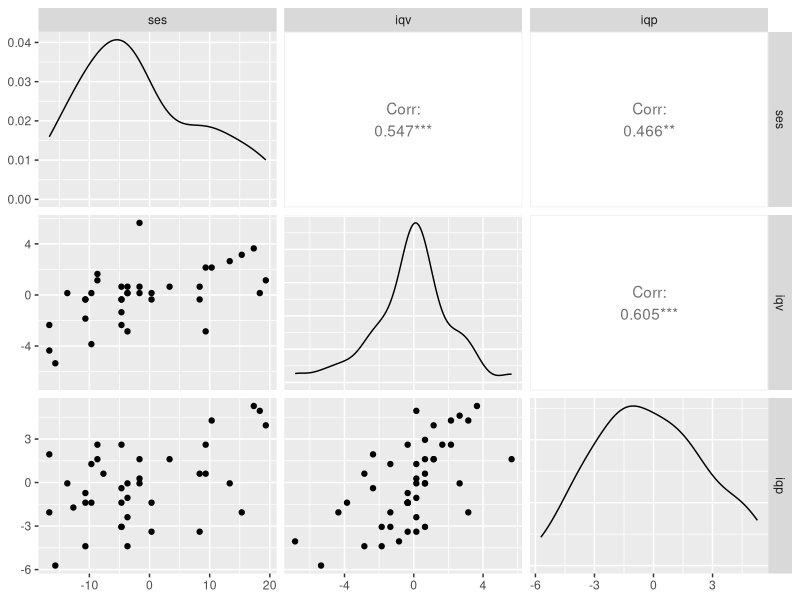
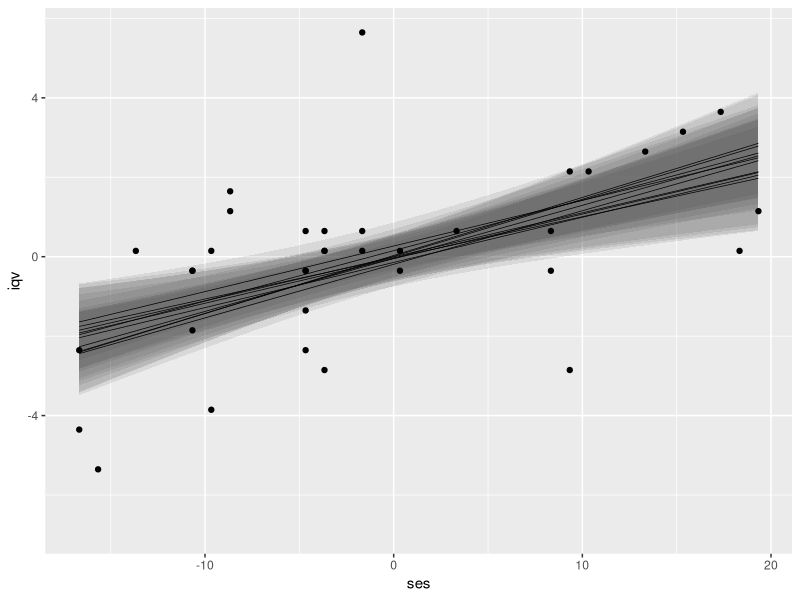
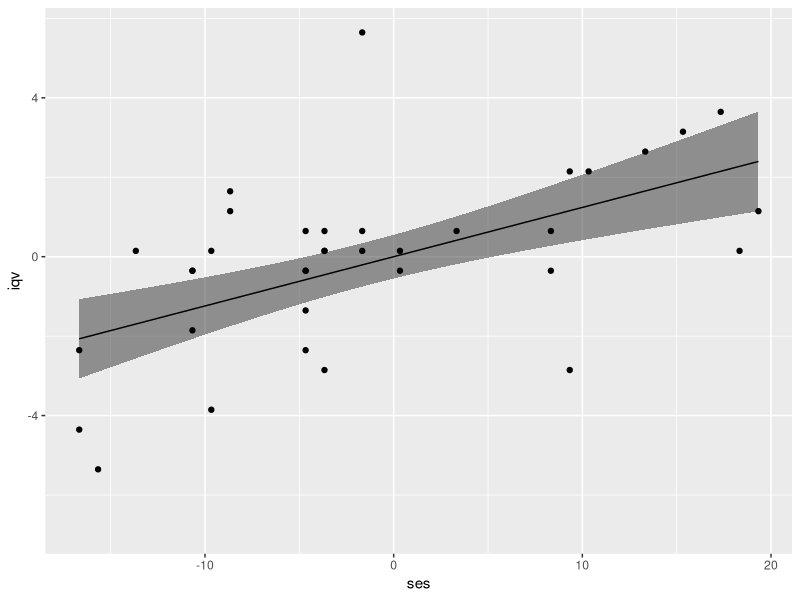

R code for these plots, in order:
## ---- chunk 1
library(tidyverse)
library(GGally)
library(mice)
## ---- chunk 2
set.seed(201)

b_small <-
  brandsma %>% 
  filter(!complete.cases(.)) %>% 
  slice_sample(n = 50) %>% 
  select(ses, iqv, iqp)

glimpse(b_small)
## ---- chunk 3
ggpairs(b_small)
## ---- chunk 4
b_small %>% 
  mutate_all(.funs = ~ ifelse(is.na(.), 0, 1)) %>% 
  count(ses, iqv, iqp, sort = TRUE) %>% 
  mutate(percent = 100 * n / sum(n))
## ---- chunk 5
imp <- mice(b_small, seed = 540, m = 10, method = "norm", print = FALSE)
## ---- chunk 6
fit <- with(imp, lm(iqv ~ 1 + ses))
## ---- chunk 7
fit$analyses %>% str(max.level = 1)
## ---- chunk 8
class(fit)
## ---- chunk 9
fit$analyses[[7]] %>% 
  summary()
## ---- chunk 10
fit$analyses[[1]] %>% 
  fitted() %>% 
  str()
## ---- chunk 11
# define the sequence of predictor values
ses_min <- min(b_small$ses, na.rm = T)
ses_max <- max(b_small$ses, na.rm = T)

ses_length <- 30

nd <- tibble(ses = seq(from = ses_min, to = ses_max, length.out = ses_length))

# use `predict()` for each separate model
rbind(
  predict(fit$analyses[[1]], newdata = nd, interval = "confidence"),
  predict(fit$analyses[[2]], newdata = nd, interval = "confidence"),
  predict(fit$analyses[[3]], newdata = nd, interval = "confidence"),
  predict(fit$analyses[[4]], newdata = nd, interval = "confidence"),
  predict(fit$analyses[[5]], newdata = nd, interval = "confidence"),
  predict(fit$analyses[[6]], newdata = nd, interval = "confidence"),
  predict(fit$analyses[[7]], newdata = nd, interval = "confidence"),
  predict(fit$analyses[[8]], newdata = nd, interval = "confidence"),
  predict(fit$analyses[[9]], newdata = nd, interval = "confidence"),
  predict(fit$analyses[[10]], newdata = nd, interval = "confidence")
) %>%
  # wrangle a bit
  data.frame() %>% 
  bind_cols(
    bind_rows(replicate(10, nd, simplify = FALSE))
    ) %>% 
  mutate(.imp = rep(1:10, each = ses_length)) %>% 
  
  # plot!
  ggplot(aes(x = ses)) +
  geom_ribbon(aes(ymin = lwr, ymax = upr, group = .imp),
              alpha = 1/10) +
  geom_line(aes(y = fit, group = .imp), 
            size = 1/4) +
  # add the observed data for good measure
  geom_point(data = b_small,
             aes(y = iqv)) +
  ylab("iqv")
## ---- chunk 12
fitted_lines <-
  tibble(.imp = 1:10) %>% 
  mutate(p = map(.imp, ~ predict(fit$analyses[[.]], 
                                 newdata = nd, 
                                 se.fit = TRUE) %>% 
                   data.frame())
         )

# what have we done?
fitted_lines
## ---- chunk 13
fitted_lines <- fitted_lines %>% 
  unnest(p) %>% 
  # add in the nd predictor data
  bind_cols(
    bind_rows(replicate(10, nd, simplify = FALSE))
    ) %>% 
  # drop two unneeded columns
  select(-df, -residual.scale)

# now what did we do?
glimpse(fitted_lines)
## ---- chunk 14
fitted_lines %>% 
  group_by(ses) %>% 
  summarise(fit_bar = mean(fit))
## ---- chunk 15
fitted_lines %>% 
  group_by(ses) %>% 
  summarise(fit_bar = mean(fit),
            v_w     = mean(se.fit^2))
## ---- chunk 16
# define the total number of imputations
m <- 10

fitted_lines %>% 
  group_by(ses) %>% 
  summarise(fit_bar = mean(fit),
            v_w     = mean(se.fit^2),
            v_b     = sum(fit - fit_bar)^2 / (m - 1))
## ---- chunk 17
fitted_lines %>% 
  group_by(ses) %>% 
  summarise(fit_bar = mean(fit),
            v_w     = mean(se.fit^2),
            v_b     = sum(fit - fit_bar)^2 / (m - 1),
            v_p     = v_w + v_b * (1 + (1 / m)),
            se_p    = sqrt(v_p))
## ---- chunk 18
# this time we'll save the results
fitted_lines <- fitted_lines %>% 
  group_by(ses) %>% 
  summarise(fit_bar = mean(fit),
            v_w     = mean(se.fit^2),
            v_b     = sum(fit - fit_bar)^2 / (m - 1),
            v_p     = v_w + v_b * (1 + (1 / m)),
            se_p    = sqrt(v_p)) %>% 
  mutate(lwr = fit_bar - se_p * 1.96,
         upr = fit_bar + se_p * 1.96) 

# what do we have?
glimpse(fitted_lines)
## ---- chunk 19
fitted_lines %>% 
  ggplot(aes(x = ses)) +
  geom_ribbon(aes(ymin = lwr, ymax = upr),
              alpha = 1/2) +
  geom_line(aes(y = fit_bar), 
            size = 1/2) +
  # add the observed data for good measure
  geom_point(data = b_small,
             aes(y = iqv)) +
  ylab("iqv")
## ---- chunk 20
sessionInfo()
